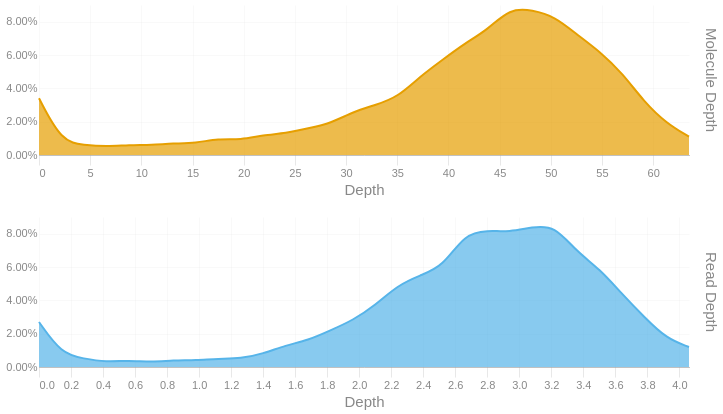

Notebook cell for this chart:
### Code cell
readdep = depth_hist(tb['Read Depth'], q99, 3)
readdep = readdep.with_columns(pl.lit('Read Depth').alias('Metric'))
if not SKIPLR:
    moldep = depth_hist(tb['Molecule Depth'], mol_q99, 1)
    moldep = moldep.with_columns(pl.lit('Molecule Depth').alias('Metric'))
    _hist = pl.concat([readdep, moldep])
    _hist = _hist.filter(pl.col('Proportion') != 0)
    with SafeRender(_hist):
        (
            alt.Chart(_hist)        
            .mark_area(interpolate = "basis")
            .encode(
                x=alt.X('Bin:Q').scale(domainMin=0).axis(alt.Axis(title='Depth')),
                y = alt.Y('Proportion:Q', title = None).axis(format = '.2%'),
                color = alt.Color('Metric:N').legend(None),
                row = alt.Row("Metric:N").header(title = None, labelOrient = 'right'),
                tooltip = [
                    alt.Tooltip("Metric:N", title = "Metric"),
                    alt.Tooltip('Interval:N', title = "Depth Interval"),
                    alt.Tooltip('Proportion:Q', title = "% Alignments").format('.2%')
                ]
            )
            .resolve_scale(x='independent', y='independent')
            .properties(
                height = 150, width = 650,
                usermeta={'embedOptions': {'downloadFileName': f'{samplename}.depth.hist'}}
            )
        ).display()
else:
    readdep = readdep.filter(pl.col('Proportion') != 0)
    with SafeRender(readdep):
        (
            alt.Chart(readdep)        
            .mark_area(interpolate = "basis")
            .encode(
                x=alt.X('Bin:Q').scale(domainMin=0).axis(alt.Axis(title='Depth')),
                y = alt.Y('Proportion:Q', title = None).axis(format = '.2%'),
                tooltip = [
                    alt.Tooltip('Interval:N', title = "Depth Interval"),
                    alt.Tooltip('Proportion:Q', title = "% Alignments").format('.2%')
                ]
            )
            .properties(
                usermeta={'embedOptions': {'downloadFileName': f'{samplename}.depth.hist'}}
            )
        ).display()

### Figure 1 — Vega-Lite specification as saved in the notebook (floating-point values rounded to 4 significant figures)
{"width": 650, "height": 150, "config": {"title": {"anchor": "start", "dy": -15, "fontSize": 18, "color": "#888888", "subtitleColor": "#888888", "subtitleFontSize": 14}, "arc": {"fill": "#0072B2"}, "axis": {"domainColor": "#888888", "domainWidth": 0.5, "gridWidth": 0.2, "grid": false, "titleFontWeight": 400, "titleFontSize": 15, "labelFontSize": 11, "labelColor": "#888888", "tickColor": "#888888", "tickWidth": 0.2, "titleColor": "#888888"}, "axisBand": {"grid": false}, "axisX": {"grid": true, "tickSize": 10, "domainCap": "round"}, "axisY": {"domain": false, "grid": true, "tickSize": 0, "domainCap": "round"}, "background": "transparent", "header": {"labelFontSize": 15, "labelColor": "#888888", "titleFontSize": 15, "titleFontWeight": 600, "titleColor": "#888888"}, "legend": {"labelFont": "sans-serif", "labelFontSize": 12, "labelColor": "#888888", "symbolSize": 100, "symbolType": "circle", "titleFontSize": 12, "titlePadding": 10, "titleColor": "#888888", "title": null}, "range": {"category": ["#E69F00", "#56B4E9", "#009E73", "#F0E442", "#0072B2", "#D55E00", "#CC79A7", "#000000"], "diverging": ["#cfe8f3", "#a2d4ec", "#73bfe2", "#46abdb", "#1696d2", "#12719e"]}, "area": {"fill": "#0072B2", "fillOpacity": 0.7, "line": true, "strokeOpacity": 0.7}, "line": {"color": "#0072B2", "stroke": "#0072B2", "strokeWidth": 2}, "trail": {"color": "#0072B2", "stroke": "#0072B2", "strokeWidth": 0, "size": 1}, "point": {"filled": true, "fillOpacity": 1.0, "size": 95}, "text": {"color": "#888888", "fontSize": 11, "align": "right", "fontWeight": 400, "size": 11}, "bar": {"fill": "#0072B2", "stroke": null}, "view": {"stroke": null, "continuousWidth": 660, "continuousHeight": 400}}, "data": {"name": "data-8f86ec718089b5bba6441a8ea78525f3"}, "mark": {"type": "area", "interpolate": "basis"}, "encoding": {"color": {"field": "Metric", "legend": null, "type": "nominal"}, "row": {"field": "Metric", "header": {"title": null, "labelOrient": "right"}, "type": "nominal"}, "tooltip": [{"field": "Metric", "title": "Metric", "type": "nominal"}, {"field": "Interval", "title": "Depth Interval", "type": "nominal"}, {"field": "Proportion", "format": ".2%", "title": "% Alignments", "type": "quantitative"}], "x": {"axis": {"title": "Depth"}, "field": "Bin", "scale": {"domainMin": 0}, "type": "quantitative"}, "y": {"axis": {"format": ".2%"}, "field": "Proportion", "title": null, "type": "quantitative"}}, "resolve": {"scale": {"x": "independent", "y": "independent"}}, "usermeta": {"embedOptions": {"downloadFileName": "S6_Waccamaw_1678.depth.hist"}}, "$schema": "https://vega.github.io/schema/vega-lite/v6.1.0.json", "datasets": {"data-8f86ec718089b5bba6441a8ea78525f3": [{"Bin": 0.0, "Interval": "0.0-0.14", "Proportion": 0.027, "Metric": "Read Depth"}, {"Bin": 0.14, "Interval": "0.14-0.28", "Proportion": 0.008, "Metric": "Read Depth"}, {"Bin": 0.28, "Interval": "0.28-0.42", "Proportion": 0.005, "Metric": "Read Depth"}, {"Bin": 0.42, "Interval": "0.42-0.56", "Proportion": 0.003, "Metric": "Read Depth"}, {"Bin": 0.56, "Interval": "0.56-0.7", "Proportion": 0.004, "Metric": "Read Depth"}, {"Bin": 0.7, "Interval": "0.7-0.84", "Proportion": 0.003, "Metric": "Read Depth"}, {"Bin": 0.84, "Interval": "0.84-0.98", "Proportion": 0.004, "Metric": "Read Depth"}, {"Bin": 0.98, "Interval": "0.98-1.12", "Proportion": 0.004, "Metric": "Read Depth"}, {"Bin": 1.12, "Interval": "1.12-1.26", "Proportion": 0.005, "Metric": "Read Depth"}, {"Bin": 1.26, "Interval": "1.26-1.4", "Proportion": 0.005, "Metric": "Read Depth"}, {"Bin": 1.4, "Interval": "1.4-1.54", "Proportion": 0.008, "Metric": "Read Depth"}, {"Bin": 1.54, "Interval": "1.54-1.68", "Proportion": 0.013, "Metric": "Read Depth"}, {"Bin": 1.68, "Interval": "1.68-1.82", "Proportion": 0.016, "Metric": "Read Depth"}, {"Bin": 1.82, "Interval": "1.82-1.96", "Proportion": 0.022, "Metric": "Read Depth"}, {"Bin": 1.96, "Interval": "1.96-2.1", "Proportion": 0.028, "Metric": "Read Depth"}, {"Bin": 2.1, "Interval": "2.1-2.24", "Proportion": 0.037, "Metric": "Read Depth"}, {"Bin": 2.24, "Interval": "2.24-2.38", "Proportion": 0.049, "Metric": "Read Depth"}, {"Bin": 2.38, "Interval": "2.38-2.52", "Proportion": 0.055, "Metric": "Read Depth"}, {"Bin": 2.52, "Interval": "2.52-2.66", "Proportion": 0.06, "Metric": "Read Depth"}, {"Bin": 2.66, "Interval": "2.66-2.8", "Proportion": 0.08, "Metric": "Read Depth"}, {"Bin": 2.8, "Interval": "2.8-2.94", "Proportion": 0.082, "Metric": "Read Depth"}, {"Bin": 2.94, "Interval": "2.94-3.08", "Proportion": 0.081, "Metric": "Read Depth"}, {"Bin": 3.08, "Interval": "3.08-3.22", "Proportion": 0.084, "Metric": "Read Depth"}, {"Bin": 3.22, "Interval": "3.22-3.36", "Proportion": 0.085, "Metric": "Read Depth"}, {"Bin": 3.36, "Interval": "3.36-3.5", "Proportion": 0.069, "Metric": "Read Depth"}, {"Bin": 3.5, "Interval": "3.5-3.64", "Proportion": 0.059, "Metric": "Read Depth"}, {"Bin": 3.64, "Interval": "3.64-3.78", "Proportion": 0.044, "Metric": "Read Depth"}, {"Bin": 3.78, "Interval": "3.78-3.92", "Proportion": 0.03, "Metric": "Read Depth"}, {"Bin": 3.92, "Interval": "3.92-4.06", "Proportion": 0.017, "Metric": "Read Depth"}, {"Bin": 4.06, "Interval": "4.06-4.2", "Proportion": 0.012, "Metric": "Read Depth"}, {"Bin": 0.0, "Interval": "0.0-2.2", "Proportion": 0.034, "Metric": "Molecule Depth"}, {"Bin": 2.2, "Interval": "2.2-4.4", "Proportion": 0.008, "Metric": "Molecule Depth"}, {"Bin": 4.4, "Interval": "4.4-6.6", "Proportion": 0.006, "Metric": "Molecule Depth"}, {"Bin": 6.6, "Interval": "6.6-8.8", "Proportion": 0.005, "Metric": "Molecule Depth"}, {"Bin": 8.8, "Interval": "8.8-11.0", "Proportion": 0.006, "Metric": "Molecule Depth"}, {"Bin": 11.0, "Interval": "11.0-13.1", "Proportion": 0.006, "Metric": "Molecule Depth"}, {"Bin": 13.1, "Interval": "13.1-15.3", "Proportion": 0.007, "Metric": "Molecule Depth"}, {"Bin": 15.3, "Interval": "15.3-17.5", "Proportion": 0.007, "Metric": "Molecule Depth"}, {"Bin": 17.5, "Interval": "17.5-19.7", "Proportion": 0.01, "Metric": "Molecule Depth"}, {"Bin": 19.7, "Interval": "19.7-21.9", "Proportion": 0.009, "Metric": "Molecule Depth"}, {"Bin": 21.9, "Interval": "21.9-24.1", "Proportion": 0.012, "Metric": "Molecule Depth"}, {"Bin": 24.1, "Interval": "24.1-26.3", "Proportion": 0.013, "Metric": "Molecule Depth"}, {"Bin": 26.3, "Interval": "26.3-28.5", "Proportion": 0.016, "Metric": "Molecule Depth"}, {"Bin": 28.5, "Interval": "28.5-30.7", "Proportion": 0.019, "Metric": "Molecule Depth"}, {"Bin": 30.7, "Interval": "30.7-32.9", "Proportion": 0.026, "Metric": "Molecule Depth"}, {"Bin": 32.9, "Interval": "32.9-35.1", "Proportion": 0.03, "Metric": "Molecule Depth"}, {"Bin": 35.1, "Interval": "35.1-37.2", "Proportion": 0.035, "Metric": "Molecule Depth"}, {"Bin": 37.2, "Interval": "37.2-39.4", "Proportion": 0.047, "Metric": "Molecule Depth"}, {"Bin": 39.4, "Interval": "39.4-41.6", "Proportion": 0.057, "Metric": "Molecule Depth"}, {"Bin": 41.6, "Interval": "41.6-43.8", "Proportion": 0.067, "Metric": "Molecule Depth"}, {"Bin": 43.8, "Interval": "43.8-46.0", "Proportion": 0.075, "Metric": "Molecule Depth"}, {"Bin": 46.0, "Interval": "46.0-48.2", "Proportion": 0.088, "Metric": "Molecule Depth"}, {"Bin": 48.2, "Interval": "48.2-50.4", "Proportion": 0.087, "Metric": "Molecule Depth"}, {"Bin": 50.4, "Interval": "50.4-52.6", "Proportion": 0.083, "Metric": "Molecule Depth"}, {"Bin": 52.6, "Interval": "52.6-54.8", "Proportion": 0.072, "Metric": "Molecule Depth"}, {"Bin": 54.8, "Interval": "54.8-57.0", "Proportion": 0.062, "Metric": "Molecule Depth"}, {"Bin": 57.0, "Interval": "57.0-59.1", "Proportion": 0.049, "Metric": "Molecule Depth"}, {"Bin": 59.1, "Interval": "59.1-61.3", "Proportion": 0.032, "Metric": "Molecule Depth"}, {"Bin": 61.3, "Interval": "61.3-63.5", "Proportion": 0.019, "Metric": "Molecule Depth"}, {"Bin": 63.5, "Interval": "63.5-65.72", "Proportion": 0.011, "Metric": "Molecule Depth"}]}}
